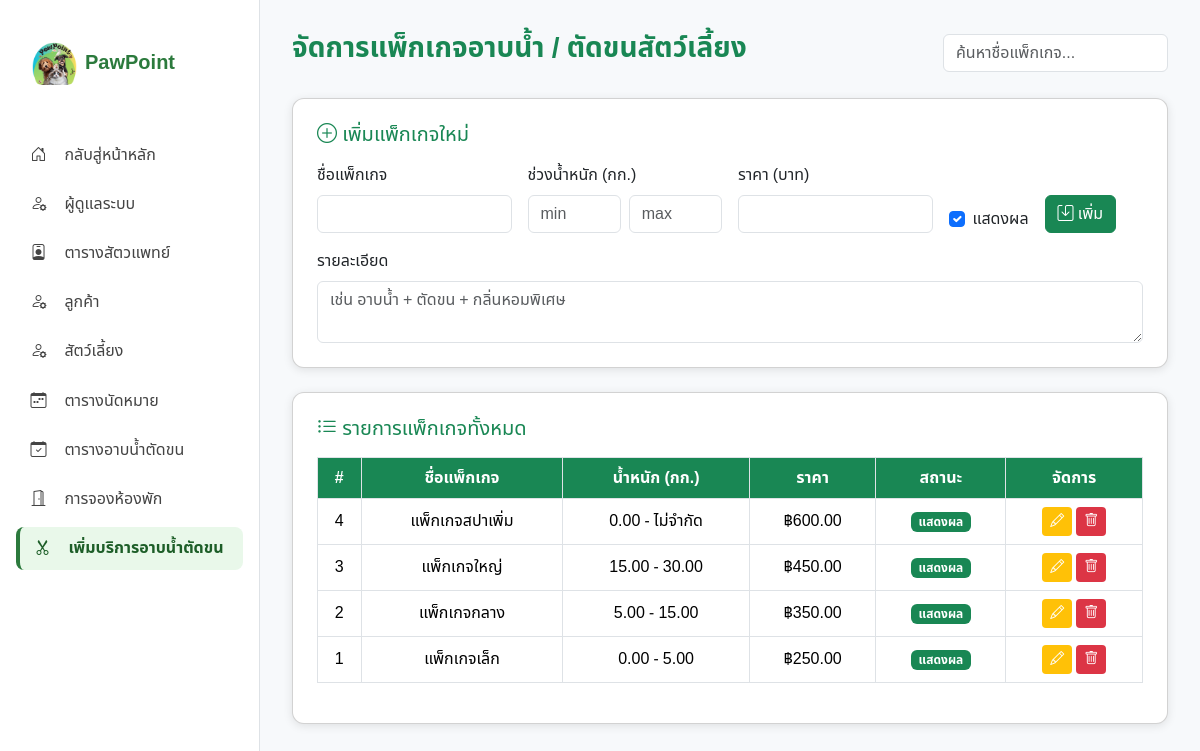
The app's page /myadmin/grooming_packages.php (signed in) with its own data.
### tables this page shows
CREATE TABLE `grooming_packages` (
  `id` int(11) NOT NULL,
  `name_th` varchar(100) NOT NULL,
  `description_th` text DEFAULT NULL,
  `weight_min` decimal(5,2) DEFAULT 0.00,
  `weight_max` decimal(5,2) DEFAULT 0.00,
  `price` decimal(10,2) NOT NULL,
  `is_active` tinyint(1) DEFAULT 1,
  `created_at` timestamp NOT NULL DEFAULT current_timestamp()
);

### myadmin/grooming_packages.php (the view, shortened to what this page needs)
<?php
include 'config/db.php';
function safe($v)
{
    return htmlspecialchars($v ?? '', ENT_QUOTES, 'UTF-8');
}
$packages = $conn->query("SELECT * FROM grooming_packages ORDER BY id DESC")->fetchAll(PDO::FETCH_ASSOC);
?>
<!DOCTYPE html>
<html lang="th">
<head>
    <link href="https://cdn.jsdelivr.net/npm/bootstrap@5.3.3/dist/css/bootstrap.min.css" rel="stylesheet">
    <link href="https://cdn.jsdelivr.net/npm/bootstrap-icons@1.11.3/font/bootstrap-icons.css" rel="stylesheet">
</head>
<body>
    <?php include 'sidebar.php'; ?>
    <div class="main-content">
        <div class="d-flex justify-content-between align-items-center mb-4">
            <h3 class="fw-bold text-success">จัดการแพ็กเกจอาบน้ำ / ตัดขนสัตว์เลี้ยง</h3>
            <div class="search-box">
                <input type="text" id="searchInput" class="form-control" placeholder="ค้นหาชื่อแพ็กเกจ...">
            </div>
        </div>
        <div class="card p-4 mb-4">
            <h5 class="mb-3 text-success"><i class="bi bi-plus-circle"></i> เพิ่มแพ็กเกจใหม่</h5>
            <form method="post" class="row g-3">
                <div class="col-md-3">
                    <label class="form-label">ชื่อแพ็กเกจ</label>
                    <input type="text" name="name_th" class="form-control" required>
                </div>
                <div class="col-md-3">
                    <label class="form-label">ช่วงน้ำหนัก (กก.)</label>
                    <div class="d-flex gap-2">
                        <input type="number" step="0.1" name="weight_min" class="form-control" placeholder="min">
                        <input type="number" step="0.1" name="weight_max" class="form-control" placeholder="max">
                    </div>
                </div>
                <div class="col-md-3">
                    <label class="form-label">ราคา (บาท)</label>
                    <input type="number" name="price" class="form-control" required>
                </div>
                <div class="col-md-3 d-flex align-items-end gap-3">
                    <div class="form-check">
                        <input class="form-check-input" type="checkbox" name="is_active" id="active" checked>
                        <label class="form-check-label" for="active">แสดงผล</label>
                    </div>
                    <button class="btn btn-success" name="create"><i class="bi bi-save"></i> เพิ่ม</button>
                </div>
                <div class="col-12">
                    <label class="form-label">รายละเอียด</label>
                    <textarea name="description_th" class="form-control" rows="2"
                        placeholder="เช่น อาบน้ำ + ตัดขน + กลิ่นหอมพิเศษ"></textarea>
                </div>
            </form>
        </div>
        <div class="card p-4">
            <h5 class="mb-3 text-success"><i class="bi bi-list-ul"></i> รายการแพ็กเกจทั้งหมด</h5>
            <div class="table-responsive">
                <table class="table table-bordered table-hover align-middle" id="packageTable">
                    <thead>
                        <tr>
                            <th>#</th>
                            <th>ชื่อแพ็กเกจ</th>
                            <th>น้ำหนัก (กก.)</th>
                            <th>ราคา</th>
                            <th>สถานะ</th>
                            <th>จัดการ</th>
                        </tr>
                    </thead>
                    <tbody>
                        <?php foreach ($packages as $p): ?>
                            <tr>
                                <td><?= $p['id'] ?></td>
                                <td><?= safe($p['name_th']) ?></td>
                                <td><?= safe($p['weight_min']) ?> -
                                    <?= $p['weight_max'] > 0 ? safe($p['weight_max']) : 'ไม่จำกัด' ?></td>
                                <td>฿<?= number_format($p['price'], 2) ?></td>
                                <td><?= $p['is_active'] ? '<span class="badge bg-success">แสดงผล</span>' : '<span class="badge bg-secondary">ซ่อน</span>' ?>
                                </td>
                                <td>
                                    <button class="btn btn-edit btn-sm" data-bs-toggle="modal"
                                        data-bs-target="#edit<?= $p['id'] ?>">
                                        <i class="bi bi-pencil"></i>
                                    </button>
                                    <form method="post" class="d-inline" onsubmit="return confirm('ลบแพ็กเกจนี้?')">
                                        <button class="btn btn-delete btn-sm" name="delete"><i
                                                class="bi bi-trash"></i></button>
                                    </form>
                                </td>
                            </tr>
                        <?php endforeach; ?>
                    </tbody>
                </table>
            </div>
        </div>
    </div>
</body>
</html>

### myadmin/grooming_packages.php (style rules this page uses)
* { font-family: 'Noto Sans Thai', sans-serif; }
body { background: #f7f9fb; display: flex; height: 100vh; overflow-x: hidden; }
.main-content { margin-left: 260px; padding: 2rem; flex: 1; overflow-y: auto; }
.table th { background-color: #198754 !important; color: white; text-align: center; }
.table td { text-align: center; vertical-align: middle; }
.card { border-radius: 12px; box-shadow: 0 2px 10px rgba(0, 0, 0, 0.1); background-color: #fff; }
.btn-edit { background-color: #ffc107; color: white; border: none; }
.btn-delete { background-color: #dc3545; color: white; border: none; }

### myadmin/sidebar.php (style rules this page uses)
.main-content { margin-left: 260px; padding: 2rem; flex: 1; }

### records on screen
grooming_packages: id "4", name_th "แพ็กเกจสปาเพิ่ม", weight_min "0.00", weight_max "ไม่จำกัด", price "600.00", is_active "แสดงผล"
grooming_packages: id "3", name_th "แพ็กเกจใหญ่", weight_min "15.00", weight_max "30.00", price "450.00", is_active "แสดงผล"
grooming_packages: id "2", name_th "แพ็กเกจกลาง", weight_min "5.00", weight_max "15.00", price "350.00", is_active "แสดงผล"
grooming_packages: id "1", name_th "แพ็กเกจเล็ก", weight_min "0.00", weight_max "5.00", price "250.00", is_active "แสดงผล"
